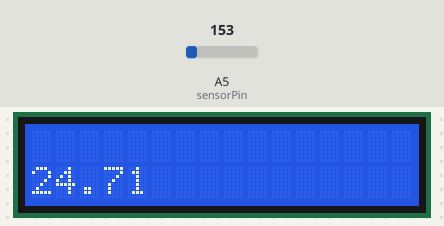
Recording of a sketch running on a simulated Arduino Uno, built with avr-gcc and run on an emulated ATmega328P. Parts: 16×2 character LCD. The inputs (shaded band) are chosen by the test bench; at power-on: A5 (sensorPin) = 153. What the sketch prints to the serial monitor is not drawn.

Above: at 1.2 s.
1.3 s: A5 (sensorPin) set to 165
At 2.6 s:
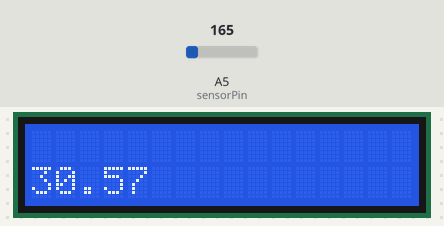
3.5 s: A5 (sensorPin) set to 175
At 5.2 s:
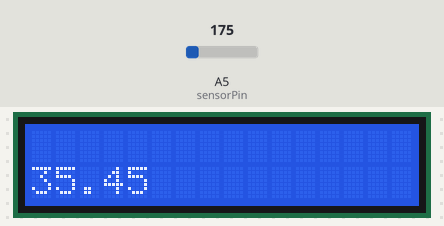
5.5 s: A5 (sensorPin) set to 191
At 7.2 s:
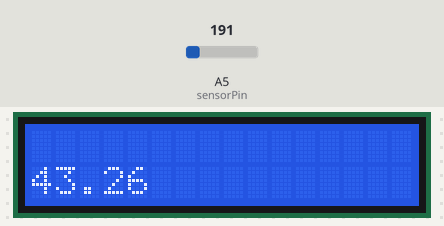
Timing chart, 0 to 8.7 s (numbered marks = the images above; inputs shaded):
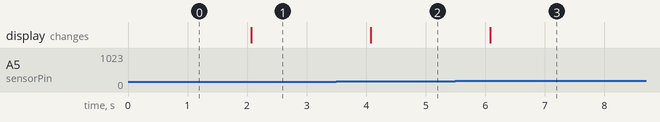

Measured:
- after the input at 1.3 s, the display: changes after 0.77 s (image 1)
- after the input at 3.5 s, the display: changes after 0.58 s (image 2)
- after the input at 5.5 s, the display: changes after 0.58 s (image 3)

The sketch:

TMP36LCD.ino
```cpp
//TMP36 Pin Variables
int sensorPin = A5; //the analog pin the TMP36's Vout (sense) pin is connected to
                        //the resolution is 10 mV / degree centigrade with a
                        //500 mV offset to allow for negative temperatures

/*
 * setup() - this function runs once when you turn your Arduino on
 * We initialize the serial connection with the computer
 */

 #include <LiquidCrystal.h>

// all of our LCD pins
int lcdRSPin = 12;
int lcdEPin = 11;
int lcdD4Pin = 5;
int lcdD5Pin = 4;
int lcdD6Pin = 3;
int lcdD7Pin = 2;

// initialize the library with the numbers of the interface pins
LiquidCrystal lcd(lcdRSPin, lcdEPin,
                  lcdD4Pin, lcdD5Pin, lcdD6Pin, lcdD7Pin);

void setup()
{
  Serial.begin(9600);  //Start the serial connection with the computer
                       //to view the result open the serial monitor
  while (!Serial) ;
  //pinMode(A0, INPUT);
  // set up the LCD's number of columns and rows:
    lcd.begin(16, 2);

    // Print a message to the LCD.
    //lcd.print("hello, world!");
}

void loop()                     // run over and over again
{
 //getting the voltage reading from the temperature sensor
 int reading = analogRead(A5);

 // converting that reading to voltage, for 3.3v arduino use 3.3
 float voltage = reading * 5.00;
 voltage /= 1024.0;

 // print out the voltage
 Serial.print(voltage); Serial.println(" volts");

 // now print out the temperature
 float temperatureC = (voltage - 0.5) * 100 ;  //converting from 10 mv per degree wit 500 mV offset
                                               //to degrees ((voltage - 500mV) times 100)
 Serial.print(temperatureC); Serial.println(" degrees C");

 // now convert to Fahrenheit
 float temperatureF = (temperatureC * 9.0 / 5.0) + 32.0;
 Serial.print(temperatureF); Serial.println(" degrees F");

 // set the cursor to column 0, line 1
    // (note: line 1 is the second row, since counting begins with 0)
    lcd.setCursor(0, 1);

    // print the number of seconds since reset
    lcd.print(temperatureC);

 delay(1000);                                     //waiting a second
}
```
